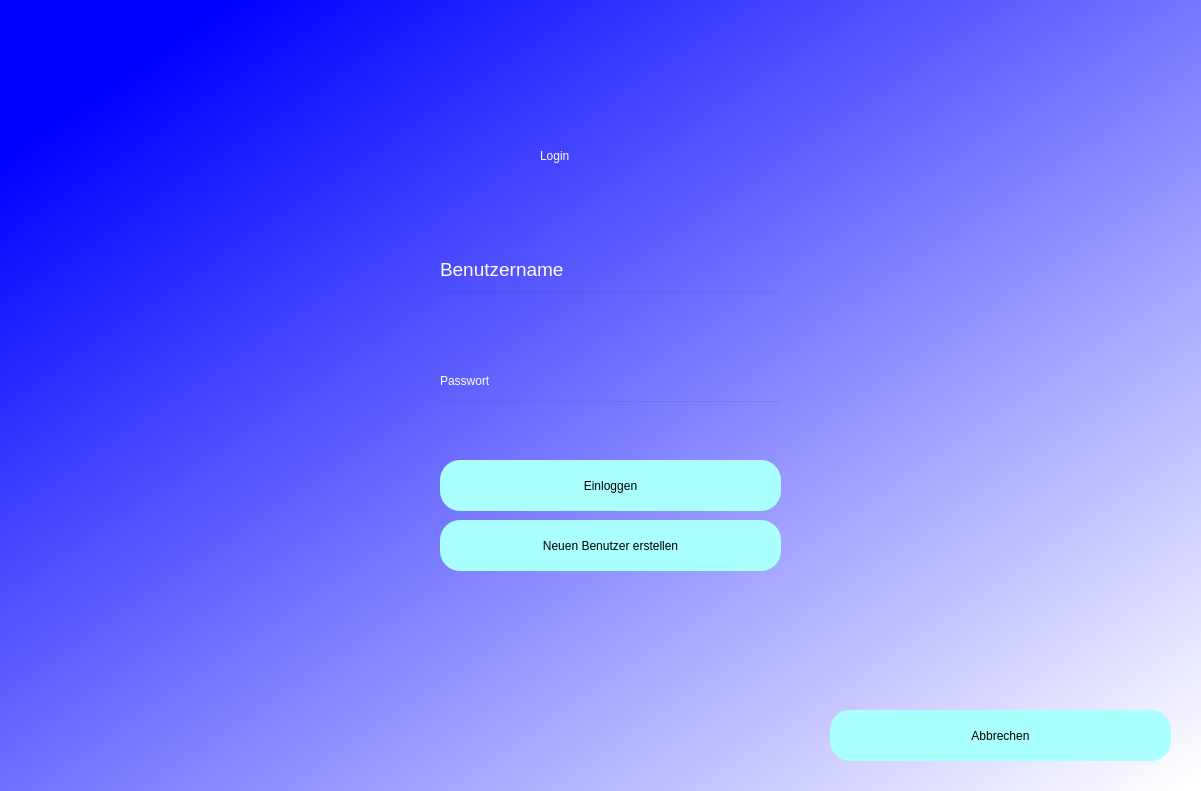
<?xml version="1.0" encoding="UTF-8"?>
<ui version="4.0">
 <class>Dialog</class>
 <widget class="QDialog" name="Dialog">
  <property name="geometry">
   <rect>
    <x>0</x>
    <y>0</y>
    <width>1201</width>
    <height>791</height>
   </rect>
  </property>
  <property name="windowTitle">
   <string>Dialog</string>
  </property>
  <widget class="QWidget" name="bgwidget" native="true">
   <property name="geometry">
    <rect>
     <x>0</x>
     <y>0</y>
     <width>1201</width>
     <height>800</height>
    </rect>
   </property>
   <property name="minimumSize">
    <size>
     <width>1201</width>
     <height>0</height>
    </size>
   </property>
   <property name="autoFillBackground">
    <bool>true</bool>
   </property>
   <property name="styleSheet">
    <string notr="true">QWidget#bgwidget{
background-color:qlineargradient(spread:pad, x1:0.091, y1:0.101636, x2:0.991379, y2:0.977, stop:0 rgba(0, 0, 255, 1), stop:1 rgba(255, 255, 255, 255));}</string>
   </property>
   <widget class="QLabel" name="label">
    <property name="geometry">
     <rect>
      <x>540</x>
      <y>120</y>
      <width>151</width>
      <height>71</height>
     </rect>
    </property>
    <property name="styleSheet">
     <string notr="true">font: 36pt &quot;MS Shell Dlg 2&quot;; color:rgb(255, 255, 255)</string>
    </property>
    <property name="text">
     <string>Login</string>
    </property>
   </widget>
   <widget class="QPushButton" name="login_button">
    <property name="geometry">
     <rect>
      <x>440</x>
      <y>460</y>
      <width>341</width>
      <height>51</height>
     </rect>
    </property>
    <property name="styleSheet">
     <string notr="true">border-radius:20px;
background-color: rgb(170, 255, 255);
font: 14pt &quot;MS Shell Dlg 2&quot;;</string>
    </property>
    <property name="text">
     <string>Einloggen</string>
    </property>
   </widget>
   <widget class="QLineEdit" name="username_input">
    <property name="geometry">
     <rect>
      <x>440</x>
      <y>290</y>
      <width>341</width>
      <height>51</height>
     </rect>
    </property>
    <property name="styleSheet">
     <string notr="true">background-color:rgba(0,0,0,0);
font: 12pt &quot;MS Shell Dlg 2&quot;;</string>
    </property>
   </widget>
   <widget class="QLineEdit" name="password_input">
    <property name="geometry">
     <rect>
      <x>440</x>
      <y>400</y>
      <width>341</width>
      <height>51</height>
     </rect>
    </property>
    <property name="styleSheet">
     <string notr="true">background-color:rgba(0,0,0,0);
font: 12pt &quot;MS Shell Dlg 2&quot;;</string>
    </property>
    <property name="echoMode">
     <enum>QLineEdit::Password</enum>
    </property>
   </widget>
   <widget class="QLabel" name="label_3">
    <property name="geometry">
     <rect>
      <x>440</x>
      <y>249</y>
      <width>131</width>
      <height>41</height>
     </rect>
    </property>
    <property name="font">
     <font>
      <family>MS Shell Dlg 2</family>
      <pointsize>14</pointsize>
      <weight>50</weight>
      <italic>false</italic>
      <bold>false</bold>
     </font>
    </property>
    <property name="styleSheet">
     <string notr="true">font: 14pt &quot;MS Shell Dlg 2&quot;;color:rgb(255, 255, 255)</string>
    </property>
    <property name="text">
     <string>Benutzername</string>
    </property>
   </widget>
   <widget class="QLabel" name="label_4">
    <property name="geometry">
     <rect>
      <x>440</x>
      <y>370</y>
      <width>111</width>
      <height>21</height>
     </rect>
    </property>
    <property name="styleSheet">
     <string notr="true">font: 14pt &quot;MS Shell Dlg 2&quot;;color:rgb(255, 255, 255)</string>
    </property>
    <property name="text">
     <string>Passwort</string>
    </property>
   </widget>
   <widget class="QLabel" name="error">
    <property name="geometry">
     <rect>
      <x>440</x>
      <y>456</y>
      <width>341</width>
      <height>20</height>
     </rect>
    </property>
    <property name="styleSheet">
     <string notr="true">font: 12pt &quot;MS Shell Dlg 2&quot;; color:red;</string>
    </property>
    <property name="text">
     <string/>
    </property>
   </widget>
   <widget class="QPushButton" name="cancel_button">
    <property name="geometry">
     <rect>
      <x>830</x>
      <y>710</y>
      <width>341</width>
      <height>51</height>
     </rect>
    </property>
    <property name="styleSheet">
     <string notr="true">border-radius:20px;
background-color: rgb(170, 255, 255);
font: 14pt &quot;MS Shell Dlg 2&quot;;</string>
    </property>
    <property name="text">
     <string>Abbrechen</string>
    </property>
   </widget>
   <widget class="QPushButton" name="create_button">
    <property name="geometry">
     <rect>
      <x>440</x>
      <y>520</y>
      <width>341</width>
      <height>51</height>
     </rect>
    </property>
    <property name="styleSheet">
     <string notr="true">border-radius:20px;
background-color: rgb(170, 255, 255);
font: 14pt &quot;MS Shell Dlg 2&quot;;</string>
    </property>
    <property name="text">
     <string>Neuen Benutzer erstellen</string>
    </property>
   </widget>
  </widget>
 </widget>
 <resources/>
 <connections/>
</ui>
